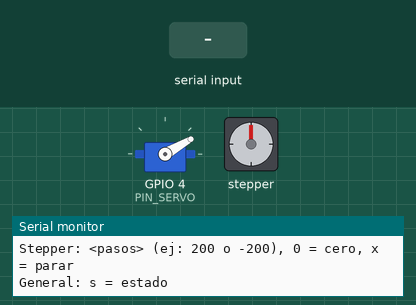
Bench run of a sketch on a simulated ESP32. Parts: servo, stepper motor, the last lines printed to the serial monitor. Inputs (shaded band) come from the test bench. Stepper angles assume 200 steps per turn.

Above: at 2.7 s.
2.8 s: "90,45,200\n" received over Serial
At 4.7 s:
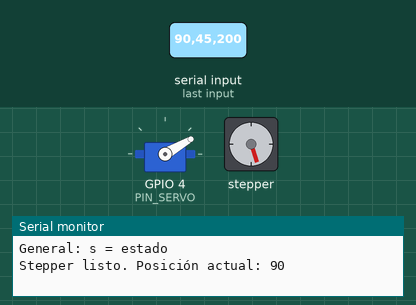
5.8 s: "g\n" received over Serial
At 6.8 s:
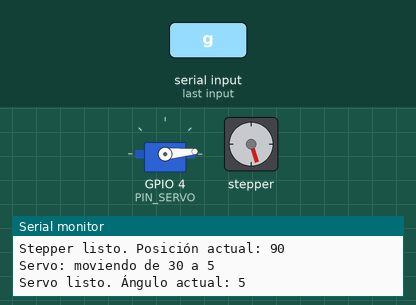
7.6 s: "e90\n" received over Serial
At 9.2 s:
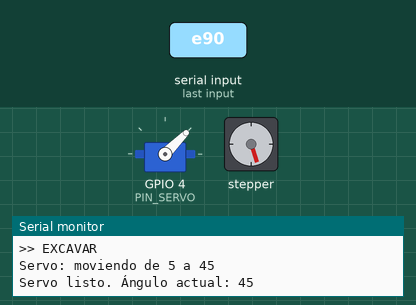
9.7 s: "v90\n" received over Serial
At 11.2 s:
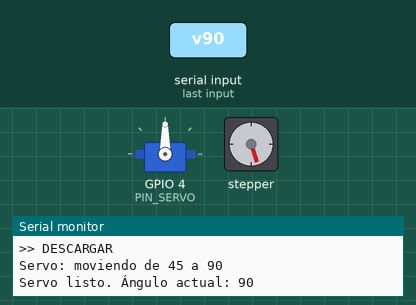
11.8 s: "30,150,10\n" received over Serial
At 13.6 s:
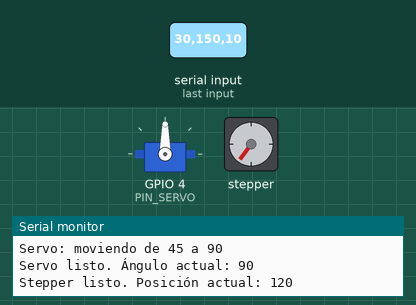
13.9 s: "c90\n" received over Serial
At 15.4 s:
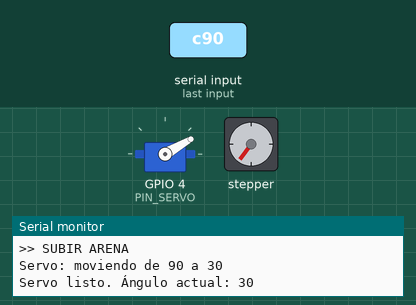
Timing chart, 0 to 16.9 s (numbered marks = the images above; inputs shaded):
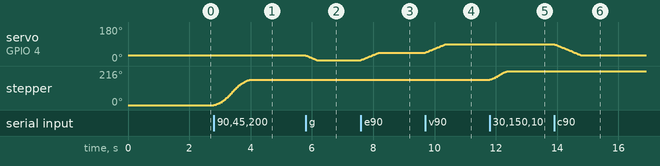

Measured:
- after the input at 2.8 s, stepper: turns 162° clockwise in 1.2 s, starting at once
- after the input at 5.8 s, servo on GPIO 4 (PIN_SERVO): moves from 30° to 5° over 0.36 s, starting at once
- after the input at 7.6 s, servo on GPIO 4 (PIN_SERVO): moves from 5° to 45° over 0.60 s, starting at once
- after the input at 9.7 s, servo on GPIO 4 (PIN_SERVO): moves from 45° to 90° over 0.66 s, starting at once
- after the input at 11.8 s, stepper: turns 54° clockwise in 0.60 s, starting at once
- after the input at 13.9 s, servo on GPIO 4 (PIN_SERVO): moves from 90° to 30° over 0.90 s, starting at once

The sketch:

tool_esp32.ino
```cpp
/*
  Herramienta de excavación (servo de pala + stepper) — ESP32 mini

  Recibe comandos de texto por USB-serial (115200, fin de línea '\n') desde el
  nodo ROS 2 tool_command (Raspberry Pi). También sirve para probar a mano
  desde el Monitor Serie.

  LIBRERÍAS (Gestor de Librerías):
    - "ESP32Servo"   de Kevin Harrington
    - "AccelStepper" de Mike McCauley

  COMANDOS DEL SERVO:
    e / c / v  -> ir a EXCAVAR / SUBIR (carga) / DESCARGAR (volteo)
    p          -> ciclo: excavar -> subir -> descargar -> subir
    + / -      -> mover 1 grado
    d<n>       -> sumar n grados al ángulo actual (d5, d-3)  [lo usa ROS]
    g<ángulo>  -> ir a un ángulo exacto (g45)                [lo usa ROS]
    l / a      -> liberar / volver a enganchar el servo

  COMANDOS DEL STEPPER:
    200 / -200 -> pasos RELATIVOS, se suman al movimiento pendiente
    0          -> poner la posición actual como cero
    x          -> parar (frena con la aceleración configurada)

  GENERAL:
    s          -> mostrar estado
*/

#include <ESP32Servo.h>
#include <AccelStepper.h>

// ===================== PINES =====================
const int PIN_SERVO = 4;
const int PIN_STEP  = 7;
const int PIN_DIR   = 8;
// EN del A4988 sin conectar: el módulo lo deja activo por defecto
// =================================================

// ===================== SERVO =====================
const int LIMITE_MIN = 5;
const int LIMITE_MAX = 130;

int anguloExcavar = 45;
int anguloCarga   = 30;
int anguloVolteo  = 90;

const int MS_POR_GRADO = 15;          // velocidad del servo

const int CICLOS_PRUEBA = 3;
const int ESPERA_EXCAVAR_MS = 2000;
const int ESPERA_SUBIR_MS = 1500;
const int ESPERA_VOLTEO_MS = 1500;

const int PULSO_MIN_US = 500;
const int PULSO_MAX_US = 2400;
// =================================================

// ===================== STEPPER ===================
const float VELOCIDAD_MAX = 400;      // pasos por segundo
const float ACELERACION   = 200;      // pasos por segundo²
// =================================================

Servo servoPala;
AccelStepper stepper(1, PIN_STEP, PIN_DIR);

int anguloActual = 30;
bool enganchado = false;
unsigned long ciclosHechos = 0;
bool stepperMoviendo = false;

// Espera que no detiene al stepper
void esperar(unsigned long ms) {
  unsigned long inicio = millis();
  while (millis() - inicio < ms) {
    stepper.run();
  }
}

// ======================= SERVO =======================

int limitar(int angulo) {
  if (angulo < LIMITE_MIN) return LIMITE_MIN;
  if (angulo > LIMITE_MAX) return LIMITE_MAX;
  return angulo;
}

// 'verbose' = false para los comandos continuos (d, +, -) y no inundar el serial
void moverSuave(int destino, bool verbose = true) {
  destino = limitar(destino);
  if (!enganchado) {
    Serial.println("El servo está suelto. Escribe 'a' para engancharlo.");
    return;
  }
  if (verbose) {
    Serial.print("Servo: moviendo de ");
    Serial.print(anguloActual);
    Serial.print(" a ");
    Serial.println(destino);
  }
  while (anguloActual != destino) {
    if (anguloActual < destino) anguloActual++;
    else anguloActual--;
    servoPala.write(anguloActual);
    esperar(MS_POR_GRADO);
  }
  if (verbose) {
    Serial.print("Servo listo. Ángulo actual: ");
    Serial.println(anguloActual);
  }
}

void engancharServo() {
  servoPala.setPeriodHertz(50);
  servoPala.attach(PIN_SERVO, PULSO_MIN_US, PULSO_MAX_US);
  servoPala.write(anguloActual);
  enganchado = true;
  Serial.println("Servo enganchado.");
}

void soltarServo() {
  servoPala.detach();
  enganchado = false;
  Serial.println("Servo suelto (sin fuerza).");
}

void cicloDePrueba() {
  for (int i = 1; i <= CICLOS_PRUEBA; i++) {
    Serial.print("--- Ciclo ");
    Serial.print(i);
    Serial.print(" de ");
    Serial.println(CICLOS_PRUEBA);

    moverSuave(anguloExcavar);
    esperar(ESPERA_EXCAVAR_MS);
    moverSuave(anguloCarga);
    esperar(ESPERA_SUBIR_MS);
    moverSuave(anguloVolteo);
    esperar(ESPERA_VOLTEO_MS);
    moverSuave(anguloCarga);
    esperar(500);

    ciclosHechos++;
  }
}

// ======================= ESTADO =======================

void mostrarEstado() {
  Serial.println("========== ESTADO ==========");
  Serial.print("Servo: ángulo "); Serial.print(anguloActual);
  Serial.print(" (límites "); Serial.print(LIMITE_MIN); Serial.print("-"); Serial.print(LIMITE_MAX);
  Serial.print("), enganchado: "); Serial.println(enganchado ? "sí" : "no");
  Serial.print("Stepper: posición "); Serial.print(stepper.currentPosition());
  Serial.print(", faltan "); Serial.println(stepper.distanceToGo());
  Serial.println("============================");
}

void mostrarAyuda() {
  Serial.println("Servo:   e, c, v, p, +, -, d<n>, g<ángulo>, l, a");
  Serial.println("Stepper: <pasos> (ej: 200 o -200), 0 = cero, x = parar");
  Serial.println("General: s = estado");
}

// ======================= COMANDOS =======================

void procesarComando(String texto) {
  texto.trim();
  texto.toLowerCase();
  if (texto.length() == 0) return;

  char letra = texto.charAt(0);

  if (letra == 'e')      { Serial.println(">> EXCAVAR");      moverSuave(anguloExcavar); }
  else if (letra == 'c') { Serial.println(">> SUBIR ARENA");  moverSuave(anguloCarga); }
  else if (letra == 'v') { Serial.println(">> DESCARGAR");    moverSuave(anguloVolteo); }
  else if (letra == 'p') cicloDePrueba();
  else if (texto == "+") moverSuave(anguloActual + 1, false);
  else if (texto == "-") moverSuave(anguloActual - 1, false);
  else if (letra == 'd') moverSuave(anguloActual + texto.substring(1).toInt(), false);
  else if (letra == 'g') moverSuave(texto.substring(1).toInt());
  else if (letra == 'l') soltarServo();
  else if (letra == 'a') engancharServo();
  else if (letra == 'x') {
    stepper.stop();
    Serial.println("Stepper: parando...");
  }
  else if (isDigit(letra) || letra == '-') {
    long pasos = texto.toInt();
    if (pasos == 0) {
      stepper.setCurrentPosition(0);
      Serial.println("Stepper: posición actual marcada como 0.");
    } else {
      stepper.move(pasos);
      stepperMoviendo = true;
    }
  }
  else if (letra == 's') mostrarEstado();
  else {
    Serial.println("Comando no reconocido.");
    mostrarAyuda();
  }
}

// ======================= SETUP Y LOOP =======================

void setup() {
  Serial.begin(115200);
  delay(1500);

  Serial.println();
  Serial.println("Herramienta servo + stepper - ESP32");

  stepper.setMaxSpeed(VELOCIDAD_MAX);
  stepper.setAcceleration(ACELERACION);

  anguloActual = limitar(anguloCarga);
  engancharServo();

  mostrarEstado();
  mostrarAyuda();
}

void loop() {
  // Lee sin bloquear: acumula hasta '\n' (readStringUntil bloquearía el stepper)
  static String buffer = "";
  while (Serial.available() > 0) {
    char c = Serial.read();
    if (c == '\n') {
      procesarComando(buffer);
      buffer = "";
    } else if (c != '\r' && buffer.length() < 32) {
      buffer += c;
    }
  }

  stepper.run();

  if (stepperMoviendo && stepper.distanceToGo() == 0) {
    stepperMoviendo = false;
    Serial.print("Stepper listo. Posición actual: ");
    Serial.println(stepper.currentPosition());
  }
}
```
